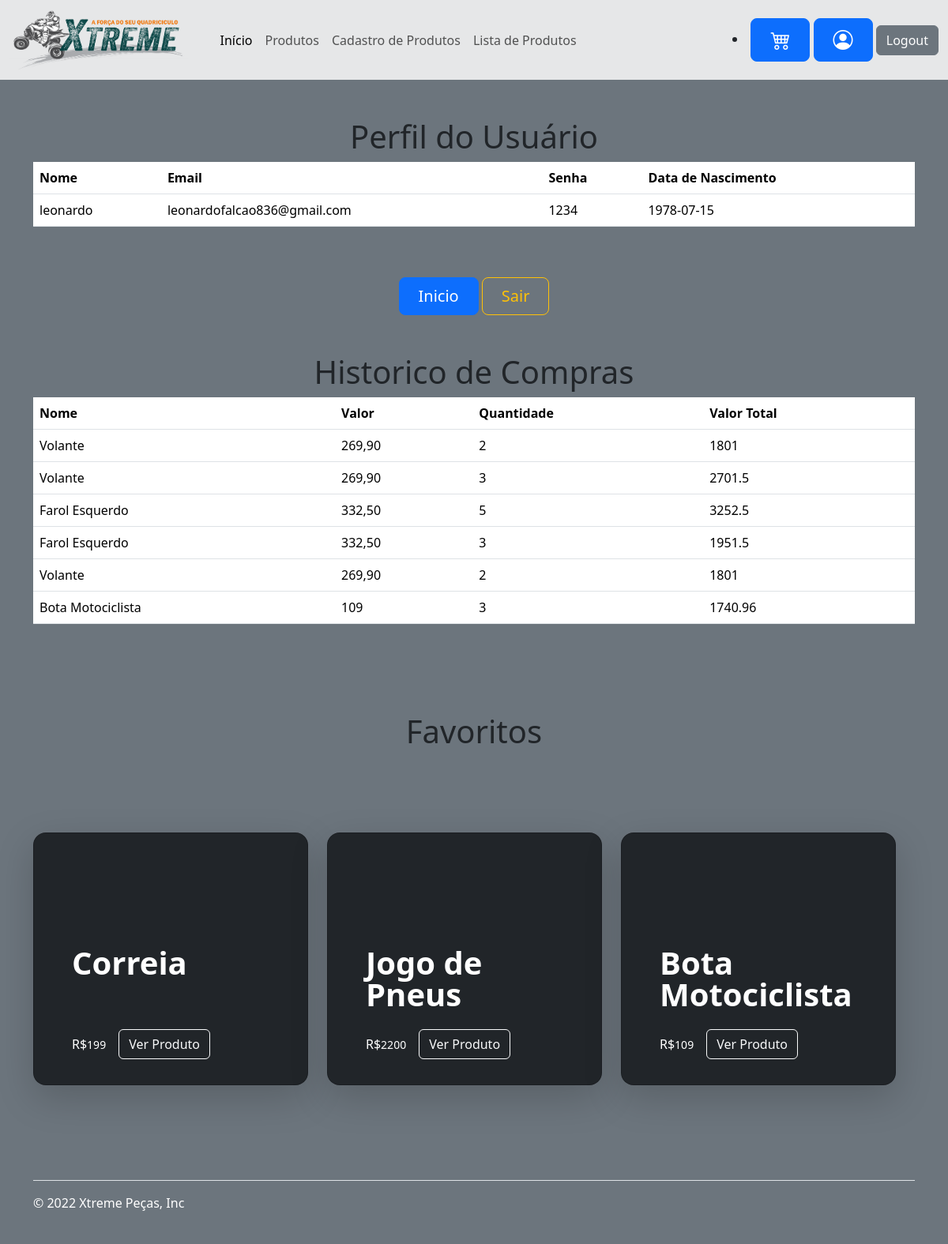
Page /usuarios/perfil.php (signed in) on the committed database.
### tables this page shows
CREATE TABLE usuarios(id INTEGER PRIMARY KEY AUTOINCREMENT, 
nome TEXT,
email TEXT,
data_nascimento DATE,
senha REAL
);

CREATE TABLE produtos(id INTEGER PRIMARY KEY AUTOINCREMENT, 
nome TEXT,
tipo TEXT,
descricao TEXT,
preco REAL,
quantidade INTERGER,
imagem TEXT
);

CREATE TABLE compra(
id INTEGER PRIMARY KEY AUTOINCREMENT,
id_usuario INTEGER,
id_produto INTEGER,
quantidade INTEGER,
valorTotal REAL,
FOREIGN KEY (id_usuario) REFERENCES usuarios (id),
FOREIGN KEY (id_produto) REFERENCES produtos (id)
);

### usuarios/perfil.php (the view, shortened to what this page needs)
<?php
include "../configuracao/conexao.php";
$DadosUser = "SELECT * FROM usuarios WHERE
email = '" . $_SESSION['usuario'] . "'";
$consulta = $db->query($DadosUser);
include "../componentes/header.php";
?>
<section class="py-5">
    <div class="container efeito-vidro">
        <div class="row">
            <div class="col-12">
                <h1 class="text-center">
                    Perfil do Usuário
                </h1>
            </div>
        </div>
        <div class="row">
            <div class="col-12">
                <table class="table text-white">
                    <thead>
                        <tr>
                            <th scope="col">Nome</th>
                            <th scope="col">Email</th>
                            <th scope="col">Senha</th>
                            <th scope="col">Data de Nascimento</th>
                        </tr>
                    </thead>
                    <tbody>
                        <?php while ($linha = $consulta->fetchArray()) { ?>
                            <tr>
                                <?php $id = $linha["id"]; ?>
                                <td><?php echo $linha["nome"]; ?></td>
                                <td><?php echo $linha["email"]; ?></td>
                                <td><?php echo $linha["senha"]; ?></td>
                                <td><?php echo $linha["data_nascimento"];
                                    ?></td>
                            </tr>
                        <?php } ?>
                    </tbody>
                </table>
            </div>
        </div>
    </div>
</section>
<div class="text-center">
 <a href="../index.php" class="btn btn-primary btn-lg px-4 gap-3">Inicio</a>
                    <a href=" ../usuarios/logout.php" class="btn btn-outline-warning btn-lg px-4">Sair</a>
</div>
<section class="py-5">
    <div class="container efeito-vidro">
        <div class="row">
            <div class="col-12">
                <h1 class="text-center">
                    Historico de Compras
                </h1>
            </div>
        </div>
        <div class="row">
            <div class="col-12">
                <table class="table text-white">
                    <thead>
                        <tr>
                            <th scope="col">Nome</th>
                            <th scope="col">Valor</th>
                            <th scope="col">Quantidade</th>
                            <th scope="col">Valor Total</th>
                        </tr>
                    </thead>
                    <tbody>
                        <?php
                        $historico = "SELECT * FROM compra WHERE
                           id_usuario = '" . $id . "'";
                        $consulta = $db->query($historico);
                        while ($linha = $consulta->fetchArray()) { ?>
                            <tr>
                                <?php
                                $produtos = "SELECT * FROM produtos WHERE
                                id = '" . $linha["id_produto"] . "'";
                                $consulta2 = $db->query($produtos);
                                while ($linha2 = $consulta2->fetchArray()) { ?>
                                    <td><?php echo $linha2["nome"]; ?></td>
                                    <td><?php echo $linha2["preco"]; ?></td>
                                    <td><?php echo $linha["quantidade"]; ?></td>
                                    <td><?php echo $linha["valorTotal"]; ?></td>
                                <?php } ?>
                            </tr>
                        <?php } ?>
                    </tbody>
                </table>
            </div>
        </div>
    </div>
</section>
<section class="py-5">
    <h1 class="text-center">
        Favoritos
    </h1>
    <div class="container">
        <div class="row">
            <?php
            $favoritos = "SELECT * FROM favoritos WHERE
            id_usuario = '" . $id . "'";
            $consulta = $db->query($favoritos);
            if ($consulta->fetchArray() > 0) {
            ?>
                <div class="row row-cols-1
                row-cols-lg-3 align-items-stretch g-4 py-5">
                    <?php
                    while ($linha = $consulta->fetchArray()) {
                        $produtos = "SELECT * FROM produtos WHERE
                    id = '" . $linha["id_produto"] . "'";
                        $consulta2 = $db->query($produtos);
                        while ($linha2 = $consulta2->fetchArray()) { ?>
                            <div class="col">
                                <div class="card card-cover h-100
                                 overflow-hidden text-bg-dark rounded-4 shadow-lg"
                                 style="background-image: url('<?php echo $linha2['imagem'];
                                  ?>'); background-size: cover;  background-position: center;">
                                    <div class="d-flex flex-column h-100 p-5 pb-3 text-white
                                     text-shadow-1 bg-gradiente">
                                        <h3 class="pt-5 mt-5 mb-4 display-6 lh-1 fw-bold">
                                            <?php
                                            echo $linha2["nome"];
                                            ?>
                                        </h3>
                                        <ul class="d-flex list-unstyled mt-auto">
                                            <li class="d-flex align-items-center me-3">
                                                R$
                                                <small>
                                                    <?php
                                                    echo $linha2["preco"];
                                                    ?>
                                                </small>
                                            </li>
                                            <li class="d-flex align-items-center">
                                                <a href="../produtos/item.php?u_id=<?php echo $linha2["id"]; ?>"
                                                 class="btn btn-outline-light">Ver Produto</a>
                                            </li>
                                        </ul>
                                    </div>
                                </div>
                            </div>
                    <?php }
                    } ?>
                </div>
            <?php } ?>
        </div>
    </div>
</section>
<?php
include "../componentes/footer.php";
?>

### rows in the picture
usuarios: nome "leonardo", email "leonardofalcao836@gmail.com", senha "1234", data_nascimento "1978-07-15"
compra: quantidade "2", valorTotal "1801"
produtos: nome "Volante", preco "269,90"
compra: quantidade "3", valorTotal "2701.5"
compra: quantidade "5", valorTotal "3252.5"
produtos: nome "Farol Esquerdo", preco "332,50"
compra: quantidade "3", valorTotal "1951.5"
compra: quantidade "2", valorTotal "1801"
compra: quantidade "3", valorTotal "1740.96"
produtos: nome "Bota Motociclista", preco "109"
produtos: nome "Correia", preco "199"
produtos: nome "Jogo de Pneus", preco "2200"
